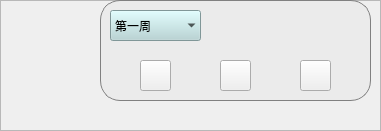
     <widget class="QFrame" name="frame_time">
      <property name="geometry">
       <rect>
        <x>1180</x>
        <y>10</y>
        <width>381</width>
        <height>131</height>
       </rect>
      </property>
      <property name="frameShape">
       <enum>QFrame::StyledPanel</enum>
      </property>
      <property name="frameShadow">
       <enum>QFrame::Raised</enum>
      </property>
      <widget class="QPushButton" name="bt_day">
       <property name="geometry">
        <rect>
         <x>300</x>
         <y>60</y>
         <width>31</width>
         <height>31</height>
        </rect>
       </property>
       <property name="styleSheet">
        <string notr="true">border-image: url(:/picture/week.png);
color: rgba(255, 255, 255, 0);</string>
       </property>
       <property name="text">
        <string/>
       </property>
      </widget>
      <widget class="QPushButton" name="bt_hour">
       <property name="geometry">
        <rect>
         <x>220</x>
         <y>60</y>
         <width>31</width>
         <height>31</height>
        </rect>
       </property>
       <property name="styleSheet">
        <string notr="true">border-image: url(:/picture/hour.png);
color: rgba(255, 255, 255, 0);</string>
       </property>
       <property name="text">
        <string/>
       </property>
      </widget>
      <widget class="QComboBox" name="cb_week">
       <property name="geometry">
        <rect>
         <x>110</x>
         <y>10</y>
         <width>91</width>
         <height>31</height>
        </rect>
       </property>
       <property name="styleSheet">
        <string notr="true">font: 700 9pt &quot;Microsoft YaHei UI&quot;;
background-color: rgb(179, 212, 213);
</string>
       </property>
       <property name="placeholderText">
        <string/>
       </property>
       <property name="frame">
        <bool>false</bool>
       </property>
       <item>
        <property name="text">
         <string>第一周</string>
        </property>
       </item>
       <item>
        <property name="text">
         <string>第二周</string>
        </property>
       </item>
       <item>
        <property name="text">
         <string>第三周</string>
        </property>
       </item>
       <item>
        <property name="text">
         <string>第四周</string>
        </property>
       </item>
       <item>
        <property name="text">
         <string>第五周</string>
        </property>
       </item>
       <item>
        <property name="text">
         <string>第六周</string>
        </property>
       </item>
       <item>
        <property name="text">
         <string>第七周</string>
        </property>
       </item>
       <item>
        <property name="text">
         <string>第八周</string>
        </property>
       </item>
       <item>
        <property name="text">
         <string>第九周</string>
        </property>
       </item>
       <item>
        <property name="text">
         <string>第十周</string>
        </property>
       </item>
       <item>
        <property name="text">
         <string>第十一周</string>
        </property>
       </item>
       <item>
        <property name="text">
         <string>第十二周</string>
        </property>
       </item>
       <item>
        <property name="text">
         <string>第十三周</string>
        </property>
       </item>
       <item>
        <property name="text">
         <string>第十四周</string>
        </property>
       </item>
       <item>
        <property name="text">
         <string>第十五周</string>
        </property>
       </item>
       <item>
        <property name="text">
         <string>第十六周</string>
        </property>
       </item>
      </widget>
      <widget class="QLabel" name="label_time">
       <property name="geometry">
        <rect>
         <x>100</x>
         <y>0</y>
         <width>271</width>
         <height>101</height>
        </rect>
       </property>
       <property name="font">
        <font>
         <family>Microsoft YaHei UI</family>
         <pointsize>12</pointsize>
         <italic>false</italic>
         <bold>true</bold>
        </font>
       </property>
       <property name="styleSheet">
        <string notr="true">border:1px solid gray;/*设置边框的粗细，以及颜色*/
font: 700 12pt &quot;Microsoft YaHei UI&quot;;
background-color: rgba(229, 229, 229, 100);
border-radius: 20px;/*设置圆角的大小*/</string>
       </property>
       <property name="text">
        <string/>
       </property>
       <property name="alignment">
        <set>Qt::AlignCenter</set>
       </property>
      </widget>
      <widget class="QPushButton" name="bt_pause">
       <property name="geometry">
        <rect>
         <x>140</x>
         <y>60</y>
         <width>31</width>
         <height>31</height>
        </rect>
       </property>
       <property name="styleSheet">
        <string notr="true">border-image: url(:/picture/pause.png);
color: rgba(255, 255, 255, 0);</string>
       </property>
       <property name="text">
        <string/>
       </property>
      </widget>
      <zorder>label_time</zorder>
      <zorder>bt_day</zorder>
      <zorder>bt_hour</zorder>
      <zorder>cb_week</zorder>
      <zorder>bt_pause</zorder>
     </widget>
